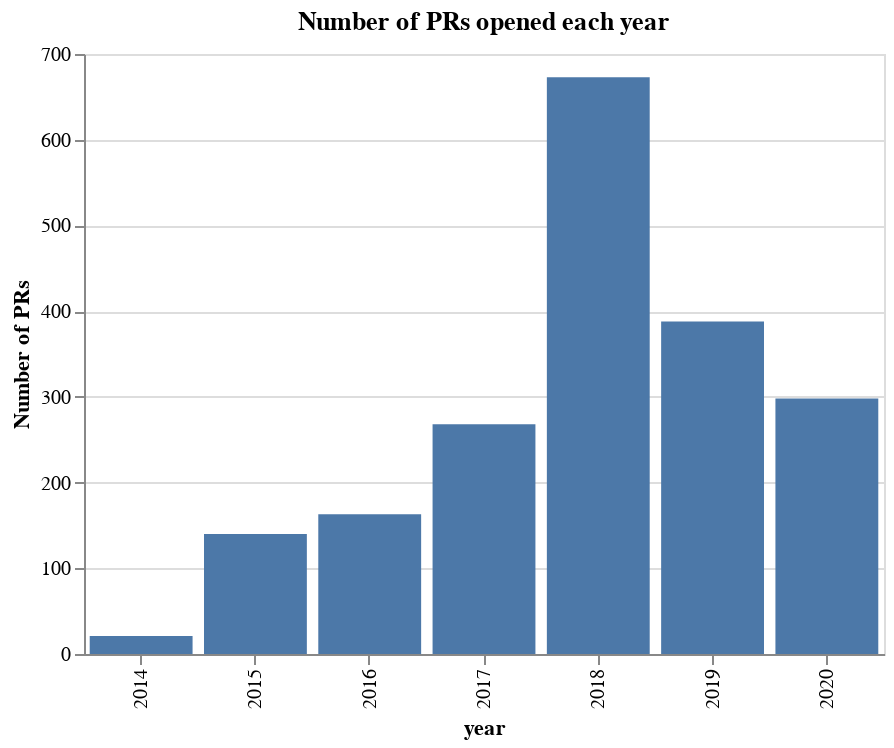

Notebook code for this chart:
### Code cell
alt.Chart(data=prs_per_year, title=f'Number of PRs opened each year'
    ).mark_bar().encode(
        x=alt.X('year:O'),
        y=alt.Y('Count', title='Number of PRs')
    ).properties(
        width=400,
        height=300
    )

### Figure 1 — Vega-Lite specification as saved in the notebook (floating-point values rounded to 4 significant figures)
{"config": {"view": {"continuousWidth": 400, "continuousHeight": 300}}, "data": {"name": "data-d849f745bfaa2bb136d50eba4b1fbb9e"}, "mark": "bar", "encoding": {"x": {"type": "ordinal", "field": "year"}, "y": {"type": "quantitative", "field": "Count", "title": "Number of PRs"}}, "height": 300, "title": "Number of PRs opened each year", "width": 400, "$schema": "https://vega.github.io/schema/vega-lite/v4.8.1.json", "datasets": {"data-d849f745bfaa2bb136d50eba4b1fbb9e": [{"Unnamed: 0": 835, "state": "CLOSED", "id": "MDExOlB1bGxSZXF1ZXN0MjIzODg0Mjc=", "title": "mdev 6817", "url": "https://github.com/MariaDB/server/pull/13", "createdAt": "2014-10-07T22:20:28+00:00", "updatedAt": "2019-09-04T07:22:12Z", "closedAt": "2019-09-04T07:22:12+00:00", "labels": "{'edges': []}", "number": 13, "authorAssociation": "NONE", "author": "rspadim", "mergedBy": null, "mergeCommit": null, "deletions": 2, "additions": 4, "changedFiles": 1, "comments": "{'edges': [{'node': {'authorAssociation': 'NONE', 'createdAt': '2018-03-05T20:24:45Z', 'updatedAt': '2018-03-05T20:24:45Z', 'url': 'https://github.com/MariaDB/server/pull/13#issuecomment-370552679', 'author': {'login': 'codership-jenkins'}}}, {'node': {'authorAssociation': 'CONTRIBUTOR', 'createdAt': '2019-06-05T13:00:57Z', 'updatedAt': '2019-06-05T13:01:29Z', 'url': 'https://github.com/MariaDB/server/pull/13#issuecomment-499072849', 'author': {'login': 'an3l'}}}, {'node': {'authorAssociation': 'NONE', 'createdAt': '2019-06-05T13:05:26Z', 'updatedAt': '2019-06-05T13:05:26Z', 'url': 'https://github.com/MariaDB/server/pull/13#issuecomment-499074511', 'author': {'login': 'svoj'}}}, {'node': {'authorAssociation': 'CONTRIBUTOR', 'createdAt': '2019-09-04T07:22:12Z', 'updatedAt': '2019-09-04T07:22:12Z', 'url': 'https://github.com/MariaDB/server/pull/13#issuecomment-527777159', 'author': {'login': 'montywi'}}}]}", "org": "MariaDB", "repo": "server", "Response Time": 1792.0, "year": 2014, "Count": 21}, {"Unnamed: 0": 1648, "state": "CLOSED", "id": "MDExOlB1bGxSZXF1ZXN0NTMxNDkzNzM=", "title": "MDEV-9254 - 'truncate table' make server crash in sharding&ha configuration when wrapper is oracle", "url": "https://github.com/MariaDB/server/pull/129", "createdAt": "2015-12-09T17:16:17+00:00", "updatedAt": "2017-08-31T14:50:24Z", "closedAt": "2017-08-31T14:50:24+00:00", "labels": "{'edges': []}", "number": 129, "authorAssociation": "CONTRIBUTOR", "author": "ChengXiaoZ", "mergedBy": null, "mergeCommit": null, "deletions": 3, "additions": 53, "changedFiles": 2, "comments": "{'edges': [{'node': {'authorAssociation': 'CONTRIBUTOR', 'createdAt': '2015-12-09T17:26:53Z', 'updatedAt': '2015-12-09T17:26:53Z', 'url': 'https://github.com/MariaDB/server/pull/129#issuecomment-163331974', 'author': {'login': 'ChengXiaoZ'}}}, {'node': {'authorAssociation': 'NONE', 'createdAt': '2015-12-10T07:52:27Z', 'updatedAt': '2015-12-10T07:52:27Z', 'url': 'https://github.com/MariaDB/server/pull/129#issuecomment-163526968', 'author': {'login': 'svoj'}}}, {'node': {'authorAssociation': 'CONTRIBUTOR', 'createdAt': '2015-12-10T15:49:23Z', 'updatedAt': '2015-12-10T15:49:23Z', 'url': 'https://github.com/MariaDB/server/pull/129#issuecomment-163666192', 'author': {'login': 'ChengXiaoZ'}}}, {'node': {'authorAssociation': 'CONTRIBUTOR', 'createdAt': '2015-12-14T19:43:09Z', 'updatedAt': '2015-12-14T19:43:09Z', 'url': 'https://github.com/MariaDB/server/pull/129#issuecomment-164538485', 'author': {'login': 'Kentoku'}}}, {'node': {'authorAssociation': 'CONTRIBUTOR', 'createdAt': '2015-12-24T07:11:47Z', 'updatedAt': '2015-12-24T07:11:47Z', 'url': 'https://github.com/MariaDB/server/pull/129#issuecomment-167059243', 'author': {'login': 'ChengXiaoZ'}}}, {'node': {'authorAssociation': 'NONE', 'createdAt': '2016-03-04T13:04:42Z', 'updatedAt': '2016-03-04T13:04:42Z', 'url': 'https://github.com/MariaDB/server/pull/129#issuecomment-192275513', 'author': {'login': 'svoj'}}}, {'node': {'authorAssociation': 'CONTRIBUTOR', 'createdAt': '2016-09-04T12:30:20Z', 'updatedAt': '2016-09-04T12:30:20Z', 'url': 'https://github.com/MariaDB/server/pull/129#issuecomment-244600928', 'author': {'login': 'Kentoku'}}}, {'node': {'authorAssociation': 'NONE', 'createdAt': '2017-08-31T14:50:24Z', 'updatedAt': '2017-08-31T14:50:24Z', 'url': 'https://github.com/MariaDB/server/pull/129#issuecomment-326319889', 'author': {'login': 'svoj'}}}]}", "org": "MariaDB", "repo": "server", "Response Time": 630.9, "year": 2015, "Count": 140}, {"Unnamed: 0": 833, "state": "CLOSED", "id": "MDExOlB1bGxSZXF1ZXN0ODE1NjM0Mzg=", "title": "MDEV-4476: mytop tracker", "url": "https://github.com/MariaDB/server/pull/215", "createdAt": "2016-08-16T23:42:47+00:00", "updatedAt": "2019-11-14T22:36:24Z", "closedAt": "2019-11-14T10:33:47+00:00", "labels": "{'edges': [{'node': {'name': 'license-bsd-new'}}]}", "number": 215, "authorAssociation": "CONTRIBUTOR", "author": "jb-boin", "mergedBy": null, "mergeCommit": null, "deletions": 261, "additions": 475, "changedFiles": 1, "comments": "{'edges': [{'node': {'authorAssociation': 'NONE', 'createdAt': '2016-08-17T07:04:28Z', 'updatedAt': '2016-08-17T07:04:28Z', 'url': 'https://github.com/MariaDB/server/pull/215#issuecomment-240330383', 'author': {'login': 'svoj'}}}, {'node': {'authorAssociation': 'CONTRIBUTOR', 'createdAt': '2016-08-17T11:06:20Z', 'updatedAt': '2016-08-17T11:06:20Z', 'url': 'https://github.com/MariaDB/server/pull/215#issuecomment-240380850', 'author': {'login': 'jb-boin'}}}, {'node': {'authorAssociation': 'NONE', 'createdAt': '2017-03-09T18:42:35Z', 'updatedAt': '2017-03-09T18:42:35Z', 'url': 'https://github.com/MariaDB/server/pull/215#issuecomment-285441443', 'author': {'login': 'svoj'}}}, {'node': {'authorAssociation': 'CONTRIBUTOR', 'createdAt': '2017-03-16T16:46:07Z', 'updatedAt': '2017-03-16T16:46:41Z', 'url': 'https://github.com/MariaDB/server/pull/215#issuecomment-287118727', 'author': {'login': 'jb-boin'}}}, {'node': {'authorAssociation': 'NONE', 'createdAt': '2018-03-05T20:24:40Z', 'updatedAt': '2018-03-05T20:24:40Z', 'url': 'https://github.com/MariaDB/server/pull/215#issuecomment-370552650', 'author': {'login': 'codership-jenkins'}}}, {'node': {'authorAssociation': 'NONE', 'createdAt': '2019-09-13T16:13:33Z', 'updatedAt': '2019-10-22T13:02:49Z', 'url': 'https://github.com/MariaDB/server/pull/215#issuecomment-531299562', 'author': {'login': 'CLAassistant'}}}, {'node': {'authorAssociation': 'CONTRIBUTOR', 'createdAt': '2019-11-05T07:49:49Z', 'updatedAt': '2019-11-05T07:49:49Z', 'url': 'https://github.com/MariaDB/server/pull/215#issuecomment-549703790', 'author': {'login': 'an3l'}}}, {'node': {'authorAssociation': 'CONTRIBUTOR', 'createdAt': '2019-11-14T10:37:01Z', 'updatedAt': '2019-11-14T10:37:01Z', 'url': 'https://github.com/MariaDB/server/pull/215#issuecomment-553828790', 'author': {'login': 'an3l'}}}, {'node': {'authorAssociation': 'CONTRIBUTOR', 'createdAt': '2019-11-14T14:12:32Z', 'updatedAt': '2019-11-14T14:12:32Z', 'url': 'https://github.com/MariaDB/server/pull/215#issuecomment-553905247', 'author': {'login': 'jb-boin'}}}, {'node': {'authorAssociation': 'CONTRIBUTOR', 'createdAt': '2019-11-14T22:36:24Z', 'updatedAt': '2019-11-14T22:36:24Z', 'url': 'https://github.com/MariaDB/server/pull/215#issuecomment-554113569', 'author': {'login': 'an3l'}}}]}", "org": "MariaDB", "repo": "server", "Response Time": 1184.0, "year": 2016, "Count": 163}, {"Unnamed: 0": 336, "state": "CLOSED", "id": "MDExOlB1bGxSZXF1ZXN0MTYwMzk3MDA1", "title": "MDEV-15052 - Allow sysusers and tmpfiles install for non-systemd users", "url": "https://github.com/MariaDB/server/pull/528", "createdAt": "2017-12-28T14:35:29+00:00", "updatedAt": "2020-01-24T12:20:26Z", "closedAt": "2020-01-24T12:20:26+00:00", "labels": "{'edges': [{'node': {'name': 'license-bsd-new'}}]}", "number": 528, "authorAssociation": "CONTRIBUTOR", "author": "thefallenrat", "mergedBy": null, "mergeCommit": null, "deletions": 15, "additions": 15, "changedFiles": 1, "comments": "{'edges': [{'node': {'authorAssociation': 'NONE', 'createdAt': '2018-01-24T10:05:52Z', 'updatedAt': '2018-01-24T10:05:52Z', 'url': 'https://github.com/MariaDB/server/pull/528#issuecomment-360081508', 'author': {'login': 'svoj'}}}, {'node': {'authorAssociation': 'CONTRIBUTOR', 'createdAt': '2018-01-27T13:34:38Z', 'updatedAt': '2018-01-27T13:34:38Z', 'url': 'https://github.com/MariaDB/server/pull/528#issuecomment-360985296', 'author': {'login': 'thefallenrat'}}}, {'node': {'authorAssociation': 'NONE', 'createdAt': '2018-03-05T20:24:09Z', 'updatedAt': '2018-03-05T20:24:09Z', 'url': 'https://github.com/MariaDB/server/pull/528#issuecomment-370552467', 'author': {'login': 'codership-jenkins'}}}, {'node': {'authorAssociation': 'CONTRIBUTOR', 'createdAt': '2019-01-07T09:08:24Z', 'updatedAt': '2019-01-07T09:08:24Z', 'url': 'https://github.com/MariaDB/server/pull/528#issuecomment-451867396', 'author': {'login': 'ottok'}}}, {'node': {'authorAssociation': 'MEMBER', 'createdAt': '2019-04-03T22:29:30Z', 'updatedAt': '2019-04-03T22:29:30Z', 'url': 'https://github.com/MariaDB/server/pull/528#issuecomment-479681952', 'author': {'login': 'grooverdan'}}}, {'node': {'authorAssociation': 'MEMBER', 'createdAt': '2019-04-03T22:41:31Z', 'updatedAt': '2019-04-03T22:41:42Z', 'url': 'https://github.com/MariaDB/server/pull/528#issuecomment-479684752', 'author': {'login': 'grooverdan'}}}, {'node': {'authorAssociation': 'CONTRIBUTOR', 'createdAt': '2019-04-10T17:20:11Z', 'updatedAt': '2019-04-10T17:23:31Z', 'url': 'https://github.com/MariaDB/server/pull/528#issuecomment-481782586', 'author': {'login': 'fauust'}}}, {'node': {'authorAssociation': 'CONTRIBUTOR', 'createdAt': '2019-07-29T05:20:45Z', 'updatedAt': '2019-08-03T12:04:46Z', 'url': 'https://github.com/MariaDB/server/pull/528#issuecomment-515848448', 'author': {'login': 'thefallenrat'}}}, {'node': {'authorAssociation': 'MEMBER', 'createdAt': '2020-01-23T20:00:21Z', 'updatedAt': '2020-01-23T20:01:51Z', 'url': 'https://github.com/MariaDB/server/pull/528#issuecomment-577850108', 'author': {'login': 'cvicentiu'}}}, {'node': {'authorAssociation': 'MEMBER', 'createdAt': '2020-01-24T12:20:26Z', 'updatedAt': '2020-01-24T12:20:26Z', 'url': 'https://github.com/MariaDB/server/pull/528#issuecomment-578109027', 'author': {'login': 'cvicentiu'}}}]}", "org": "MariaDB", "repo": "server", "Response Time": 756.9, "year": 2017, "Count": 268}, {"Unnamed: 0": 319, "state": "CLOSED", "id": "MDExOlB1bGxSZXF1ZXN0MjQwNjM3MTc2", "title": "MDEV-17798 System variable system_versioning_asof accepts wrong values", "url": "https://github.com/MariaDB/server/pull/1049", "createdAt": "2018-12-22T14:14:58+00:00", "updatedAt": "2020-05-20T14:03:21Z", "closedAt": "2020-02-03T12:02:28+00:00", "labels": "{'edges': [{'node': {'name': 'license-bsd-new'}}]}", "number": 1049, "authorAssociation": "CONTRIBUTOR", "author": "midenok", "mergedBy": null, "mergeCommit": null, "deletions": 2, "additions": 34, "changedFiles": 3, "comments": "{'edges': [{'node': {'authorAssociation': 'CONTRIBUTOR', 'createdAt': '2020-02-03T12:02:28Z', 'updatedAt': '2020-02-03T12:02:28Z', 'url': 'https://github.com/MariaDB/server/pull/1049#issuecomment-581381739', 'author': {'login': 'midenok'}}}]}", "org": "MariaDB", "repo": "server", "Response Time": 407.9, "year": 2018, "Count": 673}, {"Unnamed: 0": 298, "state": "MERGED", "id": "MDExOlB1bGxSZXF1ZXN0MzU4MjA5MTE1", "title": "MDEV-20732 Correctly set the length of the FORMAT() result for float data type as argument.", "url": "https://github.com/MariaDB/server/pull/1431", "createdAt": "2019-12-30T20:30:10+00:00", "updatedAt": "2020-01-16T07:46:59Z", "closedAt": "2020-01-16T07:46:59+00:00", "labels": "{'edges': []}", "number": 1431, "authorAssociation": "CONTRIBUTOR", "author": "tntnatbry", "mergedBy": "{'login': 'robertbindar'}", "mergeCommit": "{'oid': 'f0ca9bc669c742bab5a122e4caddb4b12a8c6c45'}", "deletions": 5, "additions": 28, "changedFiles": 6, "comments": "{'edges': [{'node': {'authorAssociation': 'NONE', 'createdAt': '2019-12-30T20:30:26Z', 'updatedAt': '2020-01-15T14:52:17Z', 'url': 'https://github.com/MariaDB/server/pull/1431#issuecomment-569787900', 'author': {'login': 'claassistantio'}}}, {'node': {'authorAssociation': 'MEMBER', 'createdAt': '2020-01-15T14:08:59Z', 'updatedAt': '2020-01-15T14:08:59Z', 'url': 'https://github.com/MariaDB/server/pull/1431#issuecomment-574675238', 'author': {'login': 'robertbindar'}}}, {'node': {'authorAssociation': 'MEMBER', 'createdAt': '2020-01-15T14:43:35Z', 'updatedAt': '2020-01-15T14:43:35Z', 'url': 'https://github.com/MariaDB/server/pull/1431#issuecomment-574690285', 'author': {'login': 'robertbindar'}}}, {'node': {'authorAssociation': 'CONTRIBUTOR', 'createdAt': '2020-01-15T17:31:07Z', 'updatedAt': '2020-01-15T17:31:07Z', 'url': 'https://github.com/MariaDB/server/pull/1431#issuecomment-574768177', 'author': {'login': 'tntnatbry'}}}, {'node': {'authorAssociation': 'MEMBER', 'createdAt': '2020-01-16T07:46:41Z', 'updatedAt': '2020-01-16T07:46:41Z', 'url': 'https://github.com/MariaDB/server/pull/1431#issuecomment-575026250', 'author': {'login': 'robertbindar'}}}]}", "org": "MariaDB", "repo": "server", "Response Time": 16.47, "year": 2019, "Count": 388}, {"Unnamed: 0": 0, "state": "OPEN", "id": "MDExOlB1bGxSZXF1ZXN0NTQ2NDA2NDQ4", "title": "Apple Silicon is a 64-bit platform", "url": "https://github.com/MariaDB/server/pull/1730", "createdAt": "2020-12-29T09:33:37+00:00", "updatedAt": "2021-01-22T15:18:29Z", "closedAt": "", "labels": "{'edges': []}", "number": 1730, "authorAssociation": "FIRST_TIME_CONTRIBUTOR", "author": "fxcoudert", "mergedBy": null, "mergeCommit": null, "deletions": 1, "additions": 1, "changedFiles": 1, "comments": "{'edges': [{'node': {'authorAssociation': 'NONE', 'createdAt': '2020-12-29T09:33:42Z', 'updatedAt': '2020-12-29T09:34:19Z', 'url': 'https://github.com/MariaDB/server/pull/1730#issuecomment-752011709', 'author': {'login': 'CLAassistant'}}}, {'node': {'authorAssociation': 'NONE', 'createdAt': '2021-01-22T15:16:06Z', 'updatedAt': '2021-01-22T15:16:06Z', 'url': 'https://github.com/MariaDB/server/pull/1730#issuecomment-765475423', 'author': {'login': 'lonnylot'}}}, {'node': {'authorAssociation': 'NONE', 'createdAt': '2021-01-22T15:18:29Z', 'updatedAt': '2021-01-22T15:18:29Z', 'url': 'https://github.com/MariaDB/server/pull/1730#issuecomment-765477344', 'author': {'login': 'lonnylot'}}}]}", "org": "MariaDB", "repo": "server", "Response Time": null, "year": 2020, "Count": 298}]}}
